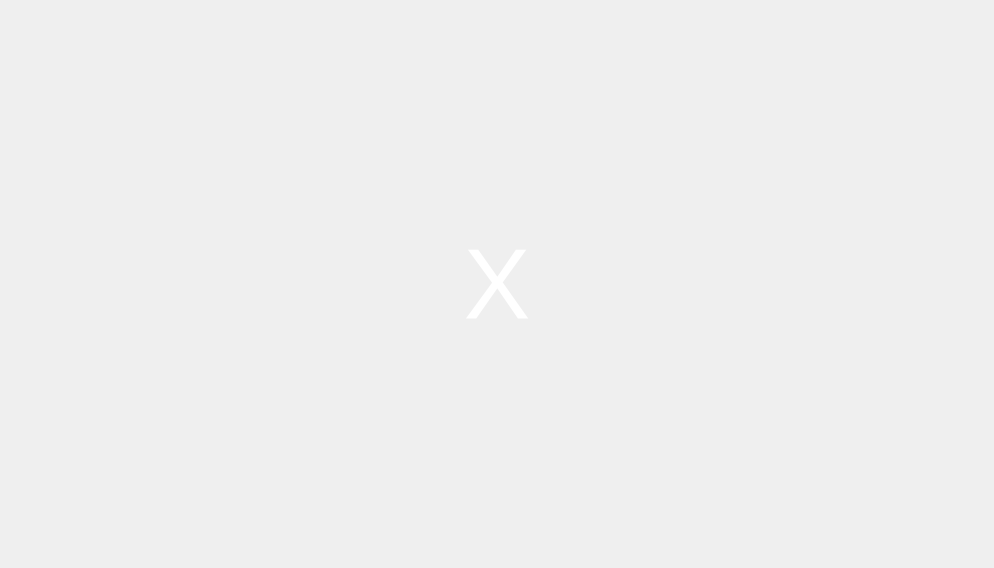
<?xml version="1.0" encoding="UTF-8"?>
<ui version="4.0">
 <class>Form</class>
 <widget class="QWidget" name="Form">
  <property name="geometry">
   <rect>
    <x>0</x>
    <y>0</y>
    <width>994</width>
    <height>568</height>
   </rect>
  </property>
  <property name="windowTitle">
   <string>Form</string>
  </property>
  <layout class="QHBoxLayout" name="horizontalLayout">
   <item>
    <widget class="QStackedWidget" name="stackedWidget">
     <property name="styleSheet">
      <string notr="true">width: 100%;
height: 100%;
color:white;
background-color:'gray';</string>
     </property>
     <property name="currentIndex">
      <number>0</number>
     </property>
     <widget class="QWidget" name="Relajacion">
      <layout class="QHBoxLayout" name="horizontalLayout_2">
       <item>
        <widget class="QLabel" name="label">
         <property name="maximumSize">
          <size>
           <width>10000000</width>
           <height>10000000</height>
          </size>
         </property>
         <property name="font">
          <font>
           <pointsize>-1</pointsize>
          </font>
         </property>
         <property name="styleSheet">
          <string notr="true">font-size:100px;
color:white;
background-color:'gray';
</string>
         </property>
         <property name="text">
          <string>X</string>
         </property>
         <property name="alignment">
          <set>Qt::AlignCenter</set>
         </property>
        </widget>
       </item>
      </layout>
     </widget>
     <widget class="QWidget" name="Actividad">
      <layout class="QHBoxLayout" name="horizontalLayout_3">
       <item>
        <layout class="QGridLayout" name="gridLayout_2">
         <item row="0" column="0">
          <widget class="QLabel" name="label_2">
           <property name="text">
            <string>1</string>
           </property>
           <property name="alignment">
            <set>Qt::AlignCenter</set>
           </property>
          </widget>
         </item>
         <item row="1" column="1">
          <widget class="QLabel" name="label_4">
           <property name="text">
            <string>4</string>
           </property>
           <property name="alignment">
            <set>Qt::AlignCenter</set>
           </property>
          </widget>
         </item>
         <item row="1" column="0">
          <widget class="QLabel" name="label_5">
           <property name="text">
            <string>3</string>
           </property>
           <property name="alignment">
            <set>Qt::AlignCenter</set>
           </property>
          </widget>
         </item>
         <item row="0" column="1">
          <widget class="QLabel" name="label_3">
           <property name="text">
            <string>2</string>
           </property>
           <property name="alignment">
            <set>Qt::AlignCenter</set>
           </property>
          </widget>
         </item>
        </layout>
       </item>
      </layout>
     </widget>
     <widget class="QWidget" name="PalabraAudio">
      <layout class="QHBoxLayout" name="horizontalLayout_4">
       <item>
        <widget class="QLabel" name="label_10">
         <property name="font">
          <font>
           <pointsize>-1</pointsize>
          </font>
         </property>
         <property name="styleSheet">
          <string notr="true">font-size:100px;
color:white;
background-color:'gray';</string>
         </property>
         <property name="text">
          <string>Palabra</string>
         </property>
         <property name="alignment">
          <set>Qt::AlignCenter</set>
         </property>
        </widget>
       </item>
      </layout>
     </widget>
     <widget class="QWidget" name="IndicadorX">
      <layout class="QHBoxLayout" name="horizontalLayout_6">
       <item>
        <widget class="QLabel" name="label_7">
         <property name="styleSheet">
          <string notr="true">font-size:100px
</string>
         </property>
         <property name="text">
          <string>x</string>
         </property>
         <property name="alignment">
          <set>Qt::AlignCenter</set>
         </property>
        </widget>
       </item>
      </layout>
     </widget>
     <widget class="QWidget" name="PalabraAbierta">
      <layout class="QVBoxLayout" name="verticalLayout">
       <item>
        <widget class="QLabel" name="label_6">
         <property name="font">
          <font>
           <pointsize>-1</pointsize>
           <weight>50</weight>
           <bold>false</bold>
          </font>
         </property>
         <property name="styleSheet">
          <string notr="true">font-size:100px;
background-color:'gray';
color:cyan;

</string>
         </property>
         <property name="text">
          <string>Palabra</string>
         </property>
         <property name="alignment">
          <set>Qt::AlignCenter</set>
         </property>
        </widget>
       </item>
      </layout>
     </widget>
     <widget class="QWidget" name="Palabra">
      <layout class="QHBoxLayout" name="horizontalLayout_5">
       <item>
        <widget class="QLabel" name="label_8">
         <property name="styleSheet">
          <string notr="true">font-size:100px
</string>
         </property>
         <property name="text">
          <string>Palabra X</string>
         </property>
         <property name="alignment">
          <set>Qt::AlignCenter</set>
         </property>
        </widget>
       </item>
      </layout>
     </widget>
     <widget class="QWidget" name="HablaImaginada"/>
    </widget>
   </item>
  </layout>
 </widget>
 <resources>
  <include location="test.qrc"/>
 </resources>
 <connections/>
</ui>
